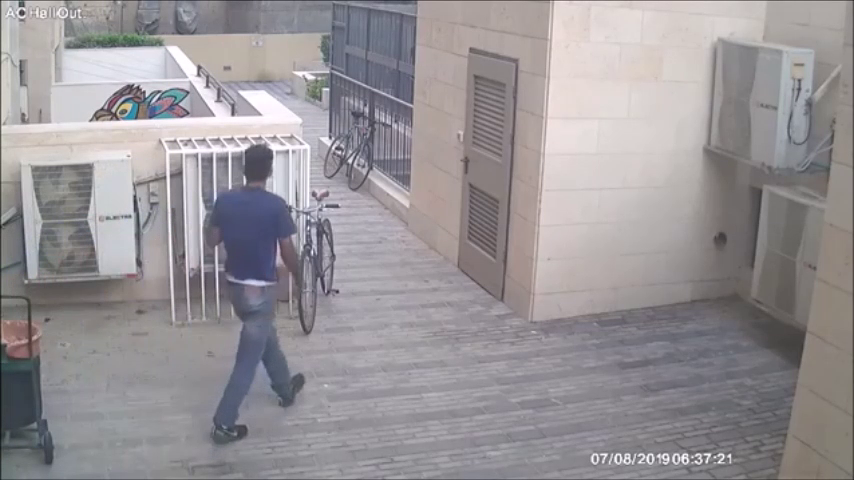
//> input picture frame 59 of mm.mp4, 854 x 480 px
$ ./opencv-test   (built with g++ and OpenCV 4)
//> lines starting //> are read from the running program, lines starting //| are printed output that depends on the picture; after the words box and inside, x2 and y2 are one past the last pixel; in counts of white or black regions, pixels touching at a corner belong together


#include <opencv2/core/core.hpp>
#include <opencv2/highgui/highgui.hpp>
#include <opencv2/imgproc.hpp>
#include <opencv2/imgcodecs.hpp>
#include <opencv2/videoio.hpp>
#include <opencv2/highgui.hpp>
#include <opencv2/video.hpp>
#include <iostream>
#include<random>

using namespace cv;
using namespace std;


//return the median from given vector
int computeMedian(vector<int> elements)
{
    nth_element(elements.begin(), elements.begin() + elements.size() / 2, elements.end());
    return elements[elements.size() / 2];
}

//find the median of each pixel from the given random frames
Mat compute_median(vector<Mat> vec)
{
    Mat medianImg(vec[0].rows, vec[0].cols, CV_8UC3, cv::Scalar(0, 0, 0));
    for (int row = 0; row < vec[0].rows; row++)
    {
        for (int col = 0; col < vec[0].cols; col++)
        {
            vector<int> elements_B;
            vector<int> elements_G;
            vector<int> elements_R;
            for (int imgNumber = 0; imgNumber < vec.size(); imgNumber++)
            {
                int B = vec[imgNumber].at<Vec3b>(row, col)[0];
                int G = vec[imgNumber].at<Vec3b>(row, col)[1];
                int R = vec[imgNumber].at<Vec3b>(row, col)[2];

                elements_B.push_back(B);
                elements_G.push_back(G);
                elements_R.push_back(R);
            }
            medianImg.at<Vec3b>(row, col)[0] = computeMedian(elements_B);
            medianImg.at<Vec3b>(row, col)[1] = computeMedian(elements_G);
            medianImg.at<Vec3b>(row, col)[2] = computeMedian(elements_R);
        }
    }
    return medianImg;
}

int main(int argc, char* argv[])
{
    string path = "C:\\Users\\הודיה\\Videos\\mm.mp4";
    VideoCapture video_stream(path);
    if (!video_stream.isOpened()) {
        //error in opening the video input
        cerr << "Unable to open: " << path << endl;
        return 0;
    }
    int w = (int)video_stream.get(CAP_PROP_FRAME_WIDTH);
    default_random_engine generator;
    uniform_int_distribution<int>distribution(0, video_stream.get(CAP_PROP_FRAME_COUNT));
    vector<Mat> frames;
    Mat frame;

    //create vector of random frames for calculate the median backround
    for (int i = 0; i < 10; i++)
    {
        int fid = distribution(generator);
        video_stream.set(CAP_PROP_POS_FRAMES, fid);
        video_stream >> frame;
//> frame is the input picture: 480 rows x 854 cols, CV_8UC3; mean B, G, R 151.1, 147.9, 152.2
        if (frame.empty())
            continue;
        frames.push_back(frame);
    }
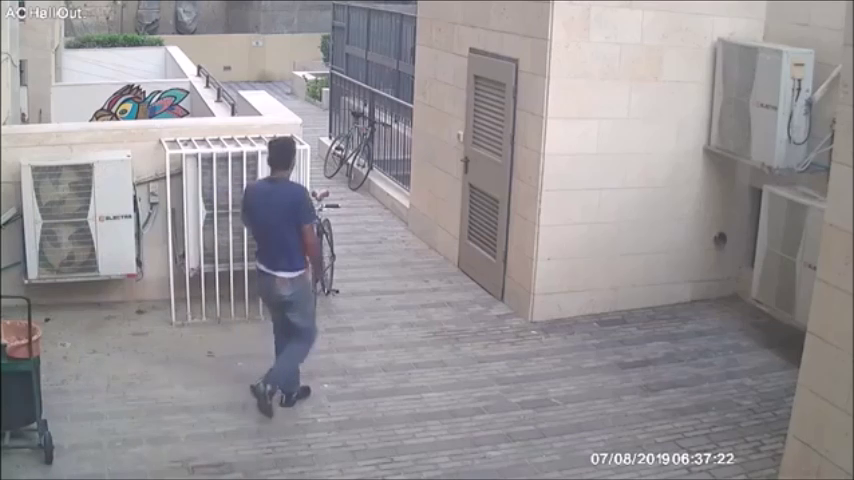
//> frame: 480 rows x 854 cols, CV_8UC3; mean B, G, R 151, 148, 152.3
    Mat medianFrame = compute_median(frames);

    video_stream.set(CAP_PROP_POS_FRAMES, 0);
    Mat grayMedianFrame;
    Mat gray_frame;
    cvtColor(medianFrame, grayMedianFrame, COLOR_BGR2GRAY);
    string frameNumberString;
    string num_frame="-1";
    //for each frame in the video
    while (1)
    {
        video_stream >> frame;
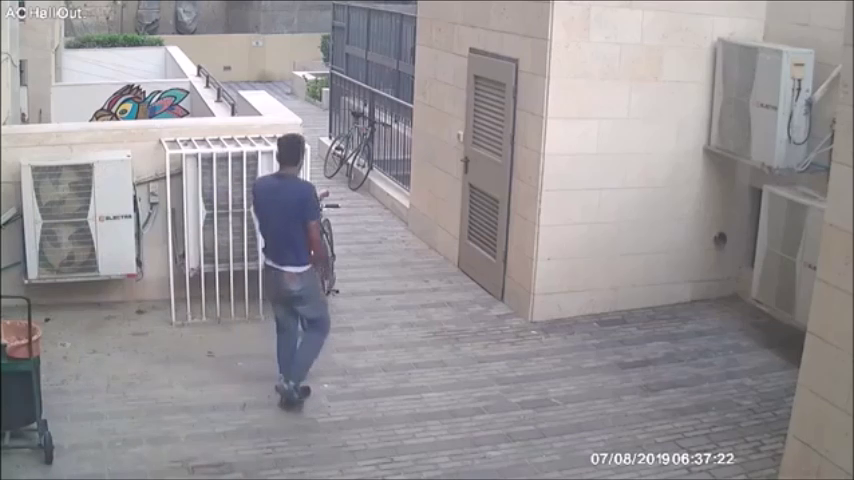
//> input picture frame 69 of mm.mp4, 854 x 480 px
//> frame is the input picture: 480 rows x 854 cols, CV_8UC3; mean B, G, R 151, 148, 152.2
        if (frame.empty())
            break;
        cvtColor(frame, gray_frame, COLOR_BGR2GRAY);
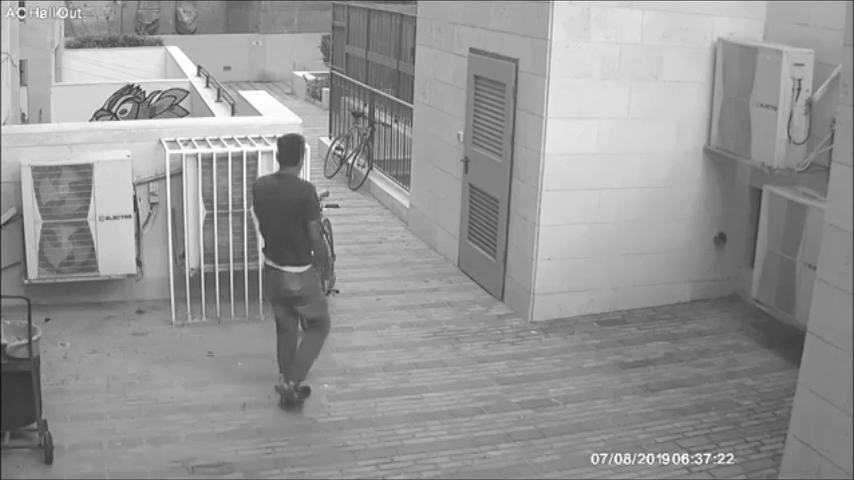
//> gray_frame: 480 rows x 854 cols, CV_8UC1; min 21, max 255, mean 149.6
        Mat dframe;
        absdiff(gray_frame, grayMedianFrame, dframe);
        threshold(dframe, dframe, 30, 255, THRESH_BINARY);
        //vector of all the outlines in the background
        vector<vector<Point> > contours;
        Mat contourOutput = dframe.clone();
        findContours(contourOutput, contours, RETR_EXTERNAL, CHAIN_APPROX_SIMPLE);
        //display the number of the frame
        rectangle(frame, cv::Point(10, 2), cv::Point(70, 20), Scalar(255, 255, 255), -1);
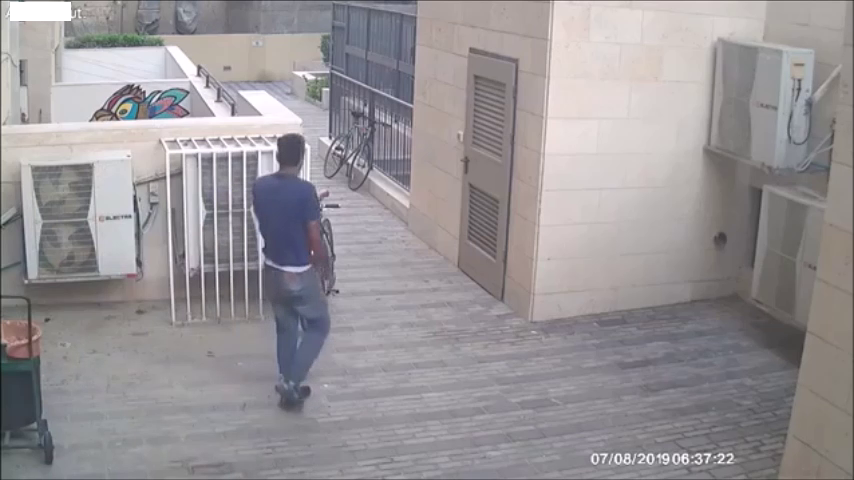
//> frame: 480 rows x 854 cols, CV_8UC3; 0.28% of pixels changed, all inside (x1, y1, x2, y2) = (10, 2, 71, 21)
        stringstream ss;
        ss << video_stream.get(CAP_PROP_POS_FRAMES);
        frameNumberString = ss.str();
        putText(frame, frameNumberString.c_str(), cv::Point(15, 15),FONT_HERSHEY_SIMPLEX, 0.5, cv::Scalar(0, 0, 0));
//> frame: 480 rows x 854 cols, CV_8UC3; 46 pixels changed, all inside (x1, y1, x2, y2) = (17, 5, 35, 16)
        int counter = 0;
        for (int c = 0; c < contours.size(); c++)
        {
            //limit each outline with rectangle and find the biggest (of the bicycle)
            Rect r = boundingRect(contours[c]);
            if ((r.height * r.width) > 4000)
            {
                rectangle(frame, r, Scalar(0, 0, 255));
                counter++;
            }
            if (counter == 1 && (r.height * r.width) > 47000)
            {
                //keep the frame number of the detection
                num_frame = frameNumberString;
                break;
            }
        }
        //print the warning of theft
        if (num_frame != "-1")
        {
            rectangle(frame, cv::Point(130, 2), cv::Point(750, 25), Scalar(255, 255, 255), -1);
            putText(frame, "Suspected theft - Inserted into database to verify", cv::Point(160, 20), FONT_HERSHEY_SIMPLEX, 0.7, cv::Scalar(0, 0, 255), 2);
        }
        //show the video
        imshow("frame", frame);
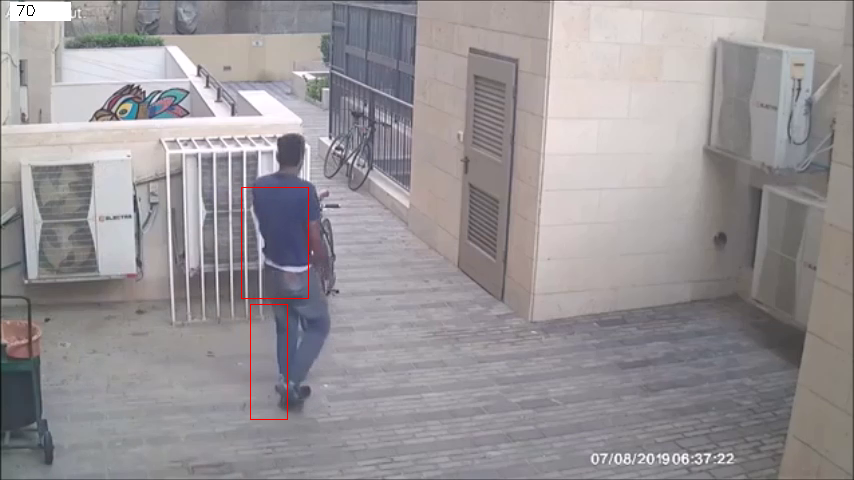
//> window 'frame': 480 rows x 854 cols, CV_8UC3; mean B, G, R 151, 148, 152.6
        //imshow("frame", dframe);
        waitKey(20);
    }
    video_stream.release();
    return 0;
}

$ run again, starting later in the video
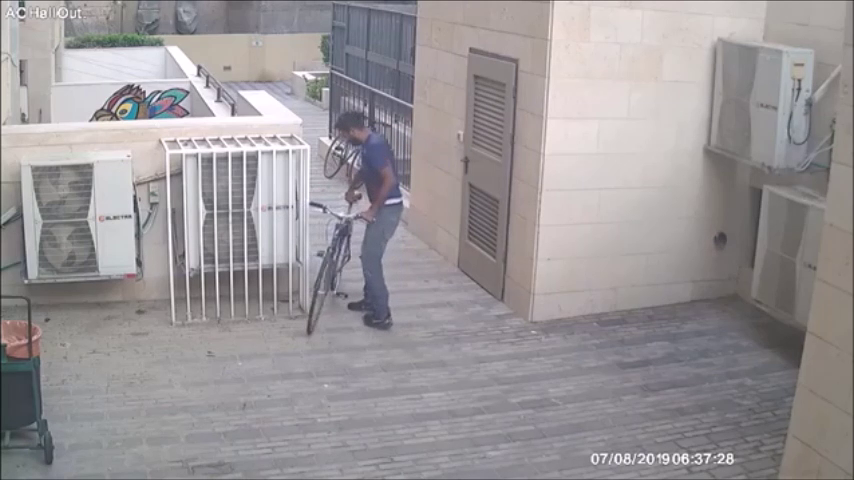
//> input picture frame 268 of mm.mp4, 854 x 480 px
//> frame is the input picture: 480 rows x 854 cols, CV_8UC3; mean B, G, R 152.9, 150.4, 154.9
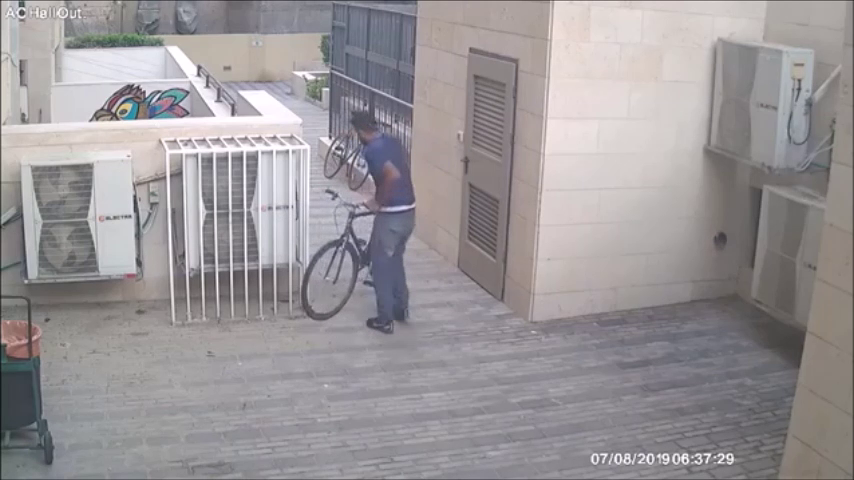
//> input picture frame 278 of mm.mp4, 854 x 480 px
//> frame is the input picture: 480 rows x 854 cols, CV_8UC3; mean B, G, R 152.7, 150.1, 154.6
//> `rectangle(frame, cv::Point(10, 2), cv::Point(70, 20), Scalar(255, 255,..`:
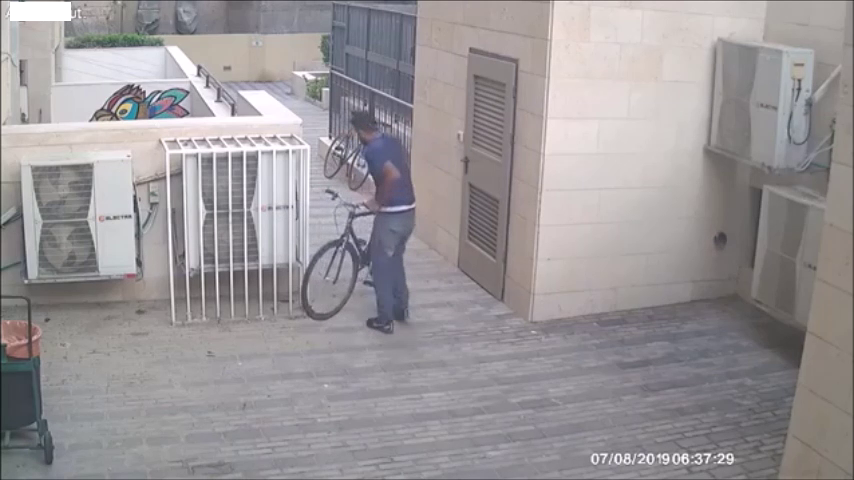
//> frame: 480 rows x 854 cols, CV_8UC3; 0.28% of pixels changed, all inside (x1, y1, x2, y2) = (10, 2, 71, 21)

$ run again, starting later in the video
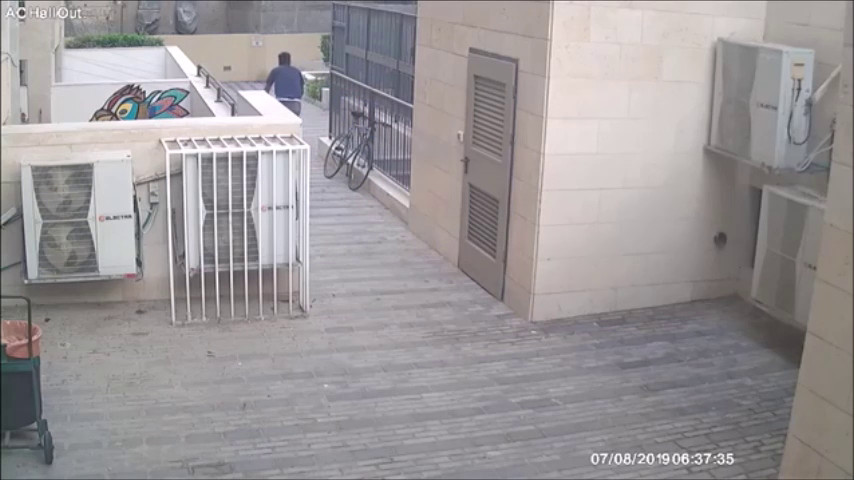
//> input picture frame 476 of mm.mp4, 854 x 480 px
//> frame is the input picture: 480 rows x 854 cols, CV_8UC3; mean B, G, R 153.2, 151.2, 155.9
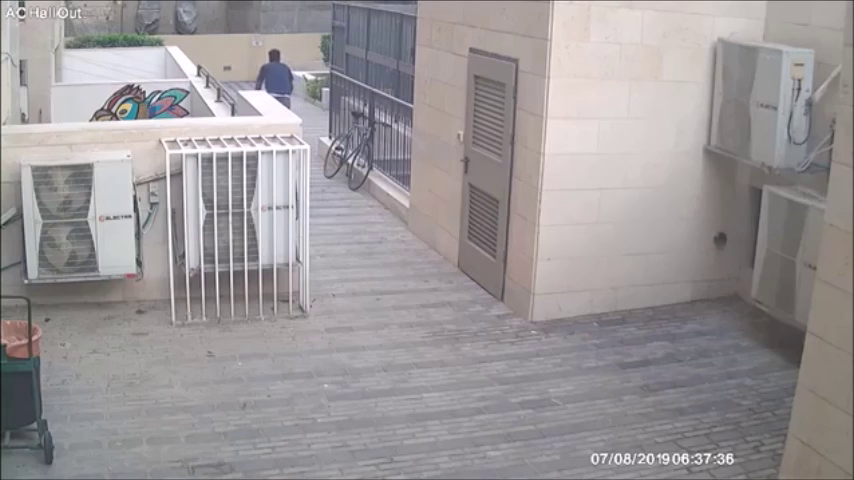
//> input picture frame 486 of mm.mp4, 854 x 480 px
//> frame is the input picture: 480 rows x 854 cols, CV_8UC3; mean B, G, R 153.2, 151.3, 155.9
//> `rectangle(frame, cv::Point(10, 2), cv::Point(70, 20), Scalar(255, 255,..`:
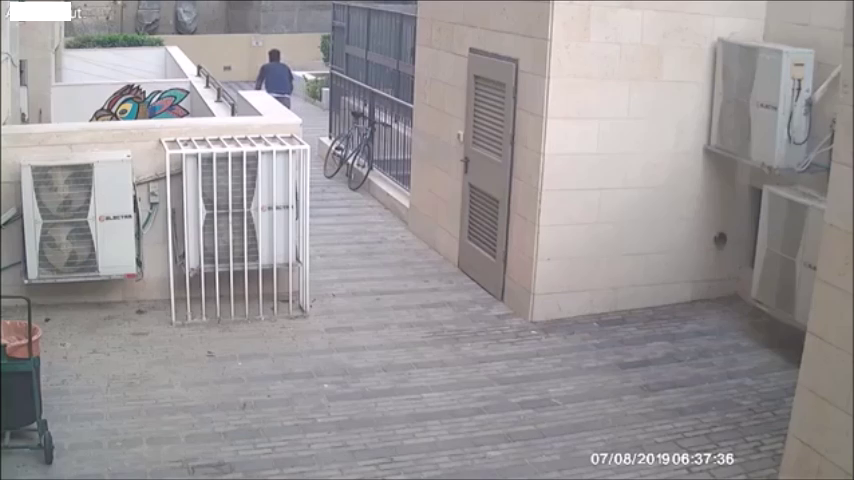
//> frame: 480 rows x 854 cols, CV_8UC3; 0.28% of pixels changed, all inside (x1, y1, x2, y2) = (10, 2, 71, 21)
